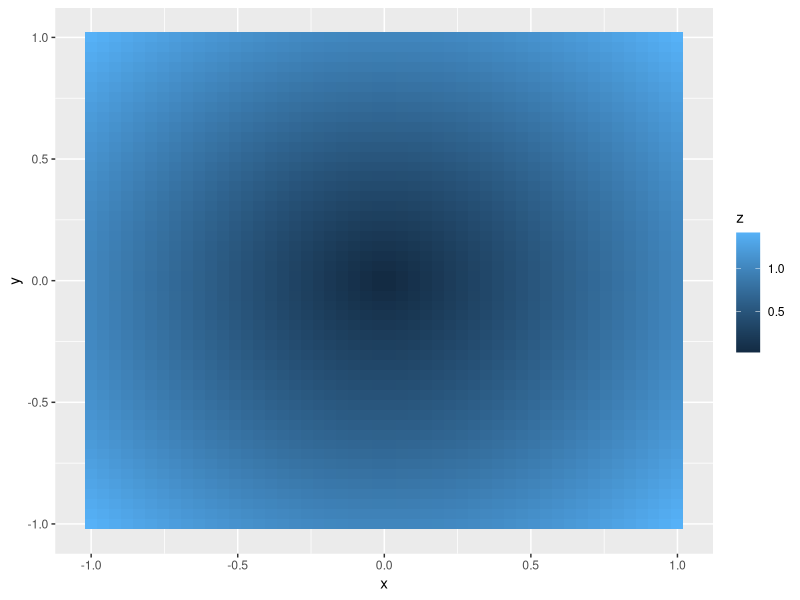

This chart was generated by the following R code:
## ---- chunk 1
library(tidyverse)
## ---- chunk 2
f <- function(x) {
  x$a <- 2
  x
}

x <- list(a = 1)
isTRUE(all.equal(f(x), x))
## ---- chunk 3
x <- 1
y <- 2
x + y
`+`(x, y)

a <- 3:5
a[3]
`[`(a, 3)

z <- 1
`<-`(z, 1)

for (i in 1:10) print(i)
`for`(i, 1:10, print(i))
## ---- chunk 4
add <- function(x, y) x + y
add(3, 1)

body(add) <- quote(x - y)
add(3, 1)
## ---- chunk 5
df <- tibble(
  a = rnorm(10),
  b = rnorm(10),
  c = rnorm(10),
  d = rnorm(10)
)
## ---- chunk 6
median(df$a)
median(df$b)
median(df$c)
median(df$d)
## ---- chunk 7
# a base R for loop
output <- vector("double", ncol(df))  # 1. output
for (i in seq_along(df)) {            # 2. sequence
  output[[i]] <- median(df[[i]])      # 3. body
}
output
## ---- chunk 8
rescale01 <- function(x) {
  rng <- range(x, na.rm = TRUE)
  (x - rng[1]) / (rng[2] - rng[1])
}

df$a <- rescale01(df$a)
df$b <- rescale01(df$b)
df$c <- rescale01(df$c)
df$d <- rescale01(df$d)

# or simply
for (i in seq_along(df)) {
  df[[i]] <- rescale01(df[[i]])
}
## ---- chunk 9
map(df, median)
df %>% map(median)
## ---- chunk 10
# the input is not necessary to be a data frame
c(9, 16, 25) %>% map(sqrt)

fab_norm <- function(p) {
  x <- c(1, 1, 2, 3, 5, 8)
  (sum(x^p))^(1/p)
}

fab_norm(1)
fab_norm(1.5)
fab_norm(2)
# but fab_norm(c(1, 1.5, 2)) does not work
c(1, 1.5, 2) %>% map(fab_norm)
## ---- chunk 11
mean(df$a, trim = 0.5)
mean(df$b, trim = 0.5)
mean(df$c, trim = 0.5)
mean(df$d, trim = 0.5)

# pass additional arguments
map(df, mean, trim = 0.5)
# equivalently
df %>% map(mean, trim = 0.5)
## ---- chunk 12
# preserve names
z <- list(x = 1:3, y = 4:5)
map(z, length)
# equivalently
z %>% map(length)
## ---- chunk 13
(models <- mtcars %>% 
  group_split(cyl) %>% 
  map(function(df) lm(mpg ~ wt, data = df)))

# or simply
(models <- mtcars %>% 
  group_split(cyl) %>%
  map(~lm(mpg ~ wt, data = .)))
## ---- chunk 14
map_dbl(c(9, 16, 25), sqrt)
## ---- chunk 15
list(LETTERS, letters) %>% map_chr(2)
## ---- chunk 16
mtcars %>% 
  group_split(cyl) %>% 
  map(~lm(mpg ~ wt, data = .)) %>%
  map(summary) %>%
  map_dbl("r.squared")
## ---- chunk 17
a <- c(7, 8, 9)
b <- c(2, 3, 4)

map2(a, b, choose)
a %>% map2(b, choose)
b %>% map2(a, . , choose)
# or equivalently
map2(a, b, ~ choose(.x, .y))
map2(a, b, function(x, y) choose(x, y))
## ---- chunk 18
l <- list(a = c(1, 2, 3), 
     b = c(5, 4, 8), 
     c = c(4, 7, 9))

l %>% pmap(function(c, b, a) a / (b + c))
# or equivalently
l %>% pmap(~ ..1 / (..2 + ..3))
## ---- chunk 19
a <- c(11, 12, 13)
b <- c(1, 2, 3)
a %>% imap_dbl(~ .x + b[.y])
## ---- chunk 20
a <- 11:20
m <- list(lowers = letters, uppers = LETTERS)

a %>% pluck(1)  # equivalent to a[1]
m %>% pluck("lowers")   # equivalent to m["lower"]
m %>% pluck("lowers", 2)  # equivalent to m["lower"][2]
## ---- chunk 21
is_even <- function(x) x %% 2 == 0
a %>% keep(is_even)
# or equivalently
a %>% keep(~ . %% 2 == 0)

m %>% keep(~ "A" %in% .)
## ---- chunk 22
a %>% keep(~!is_even(.))
a %>% keep(negate(is_even))
a %>% discard(is_even)
## ---- chunk 23
# is every element in a even?
a %>% every(is_even)
# are some elements in a even?
a %>% some(is_even)

a %>% has_element(2)  # 2 is a double
a %>% has_element(2L)

# the first even number is
a %>% detect(is_even)
# the first even number divisible by 7 is
a %>% detect(~ . %% 7 == 0)

# get the index of the first element  divisible by 7, then extract it
a %>% detect_index(~ . %% 7 == 0) %>% pluck(a, .)
## ---- chunk 24
# a %>% modify(~ . + 1) results in an error because a is an integer vector
a %>% modify(~ . + 1L)

a %>% modify_if(is_even, ~ -.)
a %>% modify_if(~ !is_even(.), ~ -.)

a %>% modify_at(c(1, 3, 5), ~ 0L)
## ---- chunk 25
m %>% flatten_chr()
## ---- chunk 26
(m1 <- m %>% map(~ .[1:5]))
m1 %>% transpose()
## ---- chunk 27
li <- list(a = 1, b = 2)
li %>% 
  append(list(c = 3, d = 3)) %>%
  prepend(list(x = 0, y = 0)) %>%
  splice(u = 3, v = 4)
## ---- chunk 28
a <- c(7, 8, 9)
b <- c(2, 3, 4)
cross2(a, b) %>% map(lift(choose))
## ---- chunk 29
li <- list(a = c(7, 8, 9), 
           b = c(2, 3, 4))
li %>% 
  set_names(c("n", "k")) %>%
  cross() %>% 
  map(lift(choose))
## ---- chunk 30
dat <- tibble(
  x = seq(-1, 1, length = 50),
  y = seq(-1, 1, length = 50))

# we wish to plot a heat map of sqrt(x^2 + y^2)

dat %>% 
  cross_df() %>% 
  mutate(z = sqrt(x^2 + y^2)) %>%
  ggplot(aes(x, y, fill = z)) + geom_tile() 
## ---- chunk 31
reduce(1:4, `+`)
# it means ((1 + 2) + 3) + 4
reduce(1:4, `+`, .dir = "backward")
# it means 1 + (2 + (3 + 4))

reduce(4:1, choose)
# it means choose(choose(choose(4, 3), 2), 1)
## ---- chunk 32
# shortcircuit a reduction 
sum_until <- function(x, y) {
  if (x > 30) {
    done(x)
  } else {
    x + y
  }
}

reduce(1:10, sum_until)
## ---- chunk 33
accumulate(1:4, `+`)
## ---- chunk 34
accumulate(1:10, sum_until)
## ---- chunk 35
mtcars %>% 
  nest(data = -cyl)
# or more readible
mtcars %>%
  group_by(cyl) %>%
  nest() %>%
  mutate(model = data %>% map(~ lm(mpg ~ wt, data = .))) %>%
  transmute(r_sq = model %>% map(summary) %>% map_dbl("r.squared"))
